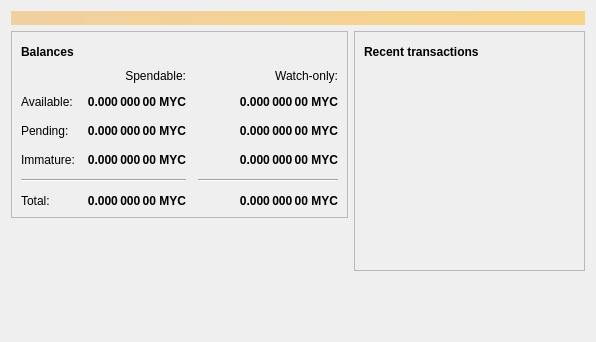
<?xml version="1.0" encoding="UTF-8"?>
<ui version="4.0">
 <class>OverviewPage</class>
 <widget class="QWidget" name="OverviewPage">
  <property name="geometry">
   <rect>
    <x>0</x>
    <y>0</y>
    <width>596</width>
    <height>342</height>
   </rect>
  </property>
  <property name="windowTitle">
   <string>Form</string>
  </property>
  <layout class="QVBoxLayout" name="topLayout">
   <item>
    <widget class="QLabel" name="labelAlerts">
     <property name="visible">
      <bool>false</bool>
     </property>
     <property name="styleSheet">
      <string notr="true">QLabel { background-color: qlineargradient(x1: 0, y1: 0, x2: 1, y2: 0, stop:0 #F0D0A0, stop:1 #F8D488); color:#000000; }</string>
     </property>
     <property name="wordWrap">
      <bool>true</bool>
     </property>
     <property name="margin">
      <number>3</number>
     </property>
     <property name="textInteractionFlags">
      <set>Qt::TextSelectableByMouse</set>
     </property>
    </widget>
   </item>
   <item>
    <layout class="QHBoxLayout" name="horizontalLayout" stretch="1,1">
     <item>
      <layout class="QVBoxLayout" name="verticalLayout_2">
       <item>
        <widget class="QFrame" name="frame">
         <property name="frameShape">
          <enum>QFrame::StyledPanel</enum>
         </property>
         <property name="frameShadow">
          <enum>QFrame::Raised</enum>
         </property>
         <layout class="QVBoxLayout" name="verticalLayout_4">
          <item>
           <layout class="QHBoxLayout" name="horizontalLayout_4">
            <item>
             <widget class="QLabel" name="label_5">
              <property name="font">
               <font>
                <weight>75</weight>
                <bold>true</bold>
               </font>
              </property>
              <property name="text">
               <string>Balances</string>
              </property>
             </widget>
            </item>
            <item>
             <widget class="QPushButton" name="labelWalletStatus">
              <property name="enabled">
               <bool>true</bool>
              </property>
              <property name="maximumSize">
               <size>
                <width>30</width>
                <height>16777215</height>
               </size>
              </property>
              <property name="toolTip">
               <string>The displayed information may be out of date. Your wallet automatically synchronizes with the MyCoin network after a connection is established, but this process has not completed yet.</string>
              </property>
              <property name="text">
               <string/>
              </property>
              <property name="icon">
               <iconset resource="../bitcoin.qrc">
                <normaloff>:/icons/warning</normaloff>
                <disabledoff>:/icons/warning</disabledoff>:/icons/warning</iconset>
              </property>
              <property name="iconSize">
               <size>
                <width>24</width>
                <height>24</height>
               </size>
              </property>
              <property name="flat">
               <bool>true</bool>
              </property>
             </widget>
            </item>
            <item>
             <spacer name="horizontalSpacer_3">
              <property name="orientation">
               <enum>Qt::Horizontal</enum>
              </property>
              <property name="sizeHint" stdset="0">
               <size>
                <width>40</width>
                <height>20</height>
               </size>
              </property>
             </spacer>
            </item>
           </layout>
          </item>
          <item>
           <layout class="QGridLayout" name="gridLayout">
            <property name="spacing">
             <number>12</number>
            </property>
            <item row="2" column="2">
             <widget class="QLabel" name="labelWatchPending">
              <property name="font">
               <font>
                <weight>75</weight>
                <bold>true</bold>
               </font>
              </property>
              <property name="cursor">
               <cursorShape>IBeamCursor</cursorShape>
              </property>
              <property name="toolTip">
               <string>Unconfirmed transactions to watch-only addresses</string>
              </property>
              <property name="text">
               <string notr="true">0.000 000 00 MYC</string>
              </property>
              <property name="alignment">
               <set>Qt::AlignRight|Qt::AlignTrailing|Qt::AlignVCenter</set>
              </property>
              <property name="textInteractionFlags">
               <set>Qt::LinksAccessibleByMouse|Qt::TextSelectableByKeyboard|Qt::TextSelectableByMouse</set>
              </property>
             </widget>
            </item>
            <item row="2" column="1">
             <widget class="QLabel" name="labelUnconfirmed">
              <property name="font">
               <font>
                <weight>75</weight>
                <bold>true</bold>
               </font>
              </property>
              <property name="cursor">
               <cursorShape>IBeamCursor</cursorShape>
              </property>
              <property name="toolTip">
               <string>Total of transactions that have yet to be confirmed, and do not yet count toward the spendable balance</string>
              </property>
              <property name="text">
               <string notr="true">0.000 000 00 MYC</string>
              </property>
              <property name="alignment">
               <set>Qt::AlignRight|Qt::AlignTrailing|Qt::AlignVCenter</set>
              </property>
              <property name="textInteractionFlags">
               <set>Qt::LinksAccessibleByMouse|Qt::TextSelectableByKeyboard|Qt::TextSelectableByMouse</set>
              </property>
             </widget>
            </item>
            <item row="3" column="2">
             <widget class="QLabel" name="labelWatchImmature">
              <property name="font">
               <font>
                <weight>75</weight>
                <bold>true</bold>
               </font>
              </property>
              <property name="cursor">
               <cursorShape>IBeamCursor</cursorShape>
              </property>
              <property name="toolTip">
               <string>Mined balance in watch-only addresses that has not yet matured</string>
              </property>
              <property name="text">
               <string notr="true">0.000 000 00 MYC</string>
              </property>
              <property name="alignment">
               <set>Qt::AlignRight|Qt::AlignTrailing|Qt::AlignVCenter</set>
              </property>
              <property name="textInteractionFlags">
               <set>Qt::LinksAccessibleByMouse|Qt::TextSelectableByKeyboard|Qt::TextSelectableByMouse</set>
              </property>
             </widget>
            </item>
            <item row="4" column="0" colspan="2">
             <widget class="Line" name="line">
              <property name="orientation">
               <enum>Qt::Horizontal</enum>
              </property>
             </widget>
            </item>
            <item row="4" column="2">
             <widget class="Line" name="lineWatchBalance">
              <property name="sizePolicy">
               <sizepolicy hsizetype="Preferred" vsizetype="Fixed">
                <horstretch>0</horstretch>
                <verstretch>0</verstretch>
               </sizepolicy>
              </property>
              <property name="minimumSize">
               <size>
                <width>140</width>
                <height>0</height>
               </size>
              </property>
              <property name="orientation">
               <enum>Qt::Horizontal</enum>
              </property>
             </widget>
            </item>
            <item row="5" column="0">
             <widget class="QLabel" name="labelTotalText">
              <property name="text">
               <string>Total:</string>
              </property>
             </widget>
            </item>
            <item row="3" column="1">
             <widget class="QLabel" name="labelImmature">
              <property name="font">
               <font>
                <weight>75</weight>
                <bold>true</bold>
               </font>
              </property>
              <property name="cursor">
               <cursorShape>IBeamCursor</cursorShape>
              </property>
              <property name="toolTip">
               <string>Mined balance that has not yet matured</string>
              </property>
              <property name="text">
               <string notr="true">0.000 000 00 MYC</string>
              </property>
              <property name="alignment">
               <set>Qt::AlignRight|Qt::AlignTrailing|Qt::AlignVCenter</set>
              </property>
              <property name="textInteractionFlags">
               <set>Qt::LinksAccessibleByMouse|Qt::TextSelectableByKeyboard|Qt::TextSelectableByMouse</set>
              </property>
             </widget>
            </item>
            <item row="2" column="3">
             <spacer name="horizontalSpacer_2">
              <property name="orientation">
               <enum>Qt::Horizontal</enum>
              </property>
              <property name="sizeHint" stdset="0">
               <size>
                <width>40</width>
                <height>20</height>
               </size>
              </property>
             </spacer>
            </item>
            <item row="3" column="0">
             <widget class="QLabel" name="labelImmatureText">
              <property name="text">
               <string>Immature:</string>
              </property>
             </widget>
            </item>
            <item row="5" column="1">
             <widget class="QLabel" name="labelTotal">
              <property name="font">
               <font>
                <weight>75</weight>
                <bold>true</bold>
               </font>
              </property>
              <property name="cursor">
               <cursorShape>IBeamCursor</cursorShape>
              </property>
              <property name="toolTip">
               <string>Your current total balance</string>
              </property>
              <property name="text">
               <string notr="true">0.000 000 00 MYC</string>
              </property>
              <property name="alignment">
               <set>Qt::AlignRight|Qt::AlignTrailing|Qt::AlignVCenter</set>
              </property>
              <property name="textInteractionFlags">
               <set>Qt::LinksAccessibleByMouse|Qt::TextSelectableByKeyboard|Qt::TextSelectableByMouse</set>
              </property>
             </widget>
            </item>
            <item row="5" column="2">
             <widget class="QLabel" name="labelWatchTotal">
              <property name="font">
               <font>
                <weight>75</weight>
                <bold>true</bold>
               </font>
              </property>
              <property name="cursor">
               <cursorShape>IBeamCursor</cursorShape>
              </property>
              <property name="toolTip">
               <string>Current total balance in watch-only addresses</string>
              </property>
              <property name="text">
               <string notr="true">0.000 000 00 MYC</string>
              </property>
              <property name="alignment">
               <set>Qt::AlignRight|Qt::AlignTrailing|Qt::AlignVCenter</set>
              </property>
              <property name="textInteractionFlags">
               <set>Qt::LinksAccessibleByMouse|Qt::TextSelectableByKeyboard|Qt::TextSelectableByMouse</set>
              </property>
             </widget>
            </item>
            <item row="0" column="2">
             <widget class="QLabel" name="labelWatchonly">
              <property name="text">
               <string>Watch-only:</string>
              </property>
              <property name="alignment">
               <set>Qt::AlignRight|Qt::AlignTrailing|Qt::AlignVCenter</set>
              </property>
             </widget>
            </item>
            <item row="1" column="0">
             <widget class="QLabel" name="labelBalanceText">
              <property name="text">
               <string>Available:</string>
              </property>
             </widget>
            </item>
            <item row="1" column="1">
             <widget class="QLabel" name="labelBalance">
              <property name="font">
               <font>
                <weight>75</weight>
                <bold>true</bold>
               </font>
              </property>
              <property name="cursor">
               <cursorShape>IBeamCursor</cursorShape>
              </property>
              <property name="toolTip">
               <string>Your current spendable balance</string>
              </property>
              <property name="text">
               <string notr="true">0.000 000 00 MYC</string>
              </property>
              <property name="alignment">
               <set>Qt::AlignRight|Qt::AlignTrailing|Qt::AlignVCenter</set>
              </property>
              <property name="textInteractionFlags">
               <set>Qt::LinksAccessibleByMouse|Qt::TextSelectableByKeyboard|Qt::TextSelectableByMouse</set>
              </property>
             </widget>
            </item>
            <item row="1" column="2">
             <widget class="QLabel" name="labelWatchAvailable">
              <property name="font">
               <font>
                <weight>75</weight>
                <bold>true</bold>
               </font>
              </property>
              <property name="cursor">
               <cursorShape>IBeamCursor</cursorShape>
              </property>
              <property name="toolTip">
               <string>Your current balance in watch-only addresses</string>
              </property>
              <property name="text">
               <string notr="true">0.000 000 00 MYC</string>
              </property>
              <property name="alignment">
               <set>Qt::AlignRight|Qt::AlignTrailing|Qt::AlignVCenter</set>
              </property>
              <property name="textInteractionFlags">
               <set>Qt::LinksAccessibleByMouse|Qt::TextSelectableByKeyboard|Qt::TextSelectableByMouse</set>
              </property>
             </widget>
            </item>
            <item row="2" column="0">
             <widget class="QLabel" name="labelPendingText">
              <property name="text">
               <string>Pending:</string>
              </property>
             </widget>
            </item>
            <item row="0" column="1">
             <widget class="QLabel" name="labelSpendable">
              <property name="text">
               <string>Spendable:</string>
              </property>
              <property name="alignment">
               <set>Qt::AlignRight|Qt::AlignTrailing|Qt::AlignVCenter</set>
              </property>
             </widget>
            </item>
           </layout>
          </item>
         </layout>
        </widget>
       </item>
       <item>
        <spacer name="verticalSpacer">
         <property name="orientation">
          <enum>Qt::Vertical</enum>
         </property>
         <property name="sizeHint" stdset="0">
          <size>
           <width>20</width>
           <height>40</height>
          </size>
         </property>
        </spacer>
       </item>
      </layout>
     </item>
     <item>
      <layout class="QVBoxLayout" name="verticalLayout_3">
       <item>
        <widget class="QFrame" name="frame_2">
         <property name="frameShape">
          <enum>QFrame::StyledPanel</enum>
         </property>
         <property name="frameShadow">
          <enum>QFrame::Raised</enum>
         </property>
         <layout class="QVBoxLayout" name="verticalLayout">
          <item>
           <layout class="QHBoxLayout" name="horizontalLayout_2">
            <item>
             <widget class="QLabel" name="label_4">
              <property name="font">
               <font>
                <weight>75</weight>
                <bold>true</bold>
               </font>
              </property>
              <property name="text">
               <string>Recent transactions</string>
              </property>
             </widget>
            </item>
            <item>
             <widget class="QPushButton" name="labelTransactionsStatus">
              <property name="enabled">
               <bool>true</bool>
              </property>
              <property name="maximumSize">
               <size>
                <width>30</width>
                <height>16777215</height>
               </size>
              </property>
              <property name="toolTip">
               <string>The displayed information may be out of date. Your wallet automatically synchronizes with the MyCoin network after a connection is established, but this process has not completed yet.</string>
              </property>
              <property name="text">
               <string/>
              </property>
              <property name="icon">
               <iconset resource="../bitcoin.qrc">
                <normaloff>:/icons/warning</normaloff>
                <disabledoff>:/icons/warning</disabledoff>:/icons/warning</iconset>
              </property>
              <property name="iconSize">
               <size>
                <width>24</width>
                <height>24</height>
               </size>
              </property>
              <property name="flat">
               <bool>true</bool>
              </property>
             </widget>
            </item>
            <item>
             <spacer name="horizontalSpacer">
              <property name="orientation">
               <enum>Qt::Horizontal</enum>
              </property>
              <property name="sizeHint" stdset="0">
               <size>
                <width>40</width>
                <height>20</height>
               </size>
              </property>
             </spacer>
            </item>
           </layout>
          </item>
          <item>
           <widget class="QListView" name="listTransactions">
            <property name="styleSheet">
             <string notr="true">QListView { background: transparent; }</string>
            </property>
            <property name="frameShape">
             <enum>QFrame::NoFrame</enum>
            </property>
            <property name="verticalScrollBarPolicy">
             <enum>Qt::ScrollBarAlwaysOff</enum>
            </property>
            <property name="horizontalScrollBarPolicy">
             <enum>Qt::ScrollBarAlwaysOff</enum>
            </property>
            <property name="selectionMode">
             <enum>QAbstractItemView::NoSelection</enum>
            </property>
           </widget>
          </item>
         </layout>
        </widget>
       </item>
       <item>
        <spacer name="verticalSpacer_2">
         <property name="orientation">
          <enum>Qt::Vertical</enum>
         </property>
         <property name="sizeHint" stdset="0">
          <size>
           <width>20</width>
           <height>40</height>
          </size>
         </property>
        </spacer>
       </item>
      </layout>
     </item>
    </layout>
   </item>
  </layout>
 </widget>
 <resources/>
 <connections/>
</ui>
